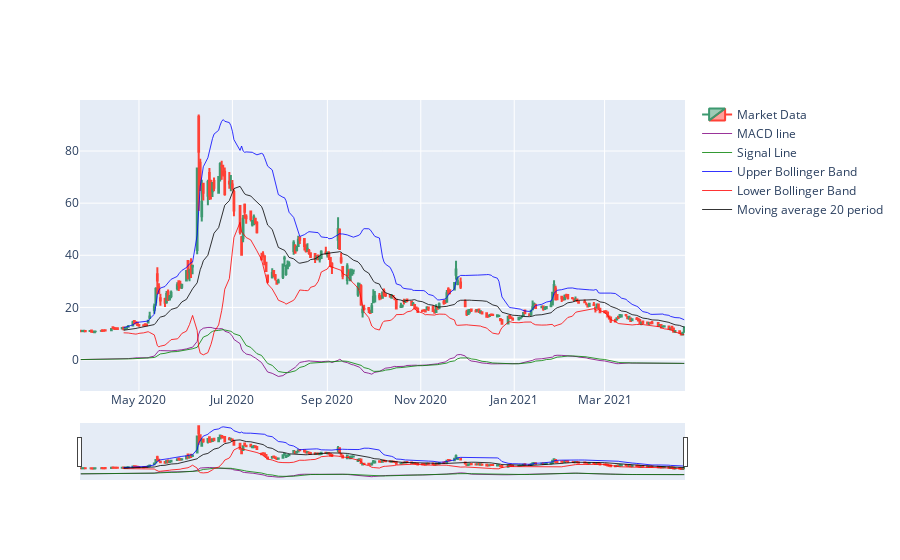

The cell this chart's notebook holds for it:
### Markdown cell above
# Plotting Bollinger Bands and MACD

### Code cell
func.plot_bollinger_macd(data)

### Figure 1 — Plotly figure (JSON) as saved in the notebook; plotly's stock layout.template omitted (floating-point values rounded to 4 significant figures; data arrays with more than 128 entries replaced by an {"elided": "..."} marker saying what was removed)
{"data": [{"close": {"elided": "273 float values"}, "high": {"elided": "273 float values"}, "low": {"elided": "273 float values"}, "name": "Market Data", "open": {"elided": "273 float values"}, "type": "candlestick", "x": {"elided": "273 str values"}}, {"line": {"color": "purple", "width": 0.8}, "name": "MACD line", "type": "scatter", "x": {"elided": "273 str values"}, "y": {"elided": "273 float values"}}, {"line": {"color": "green", "width": 0.8}, "name": "Signal Line", "type": "scatter", "x": {"elided": "273 str values"}, "y": {"elided": "273 float values"}}, {"line": {"color": "blue", "width": 0.8}, "name": "Upper Bollinger Band", "type": "scatter", "x": {"elided": "273 str values"}, "y": {"elided": "273 float values"}}, {"line": {"color": "red", "width": 0.8}, "name": "Lower Bollinger Band", "type": "scatter", "x": {"elided": "273 str values"}, "y": {"elided": "273 float values"}}, {"line": {"color": "black", "width": 0.8}, "name": "Moving average 20 period", "type": "scatter", "x": {"elided": "273 str values"}, "y": {"elided": "273 float values"}}], "layout": {}}
